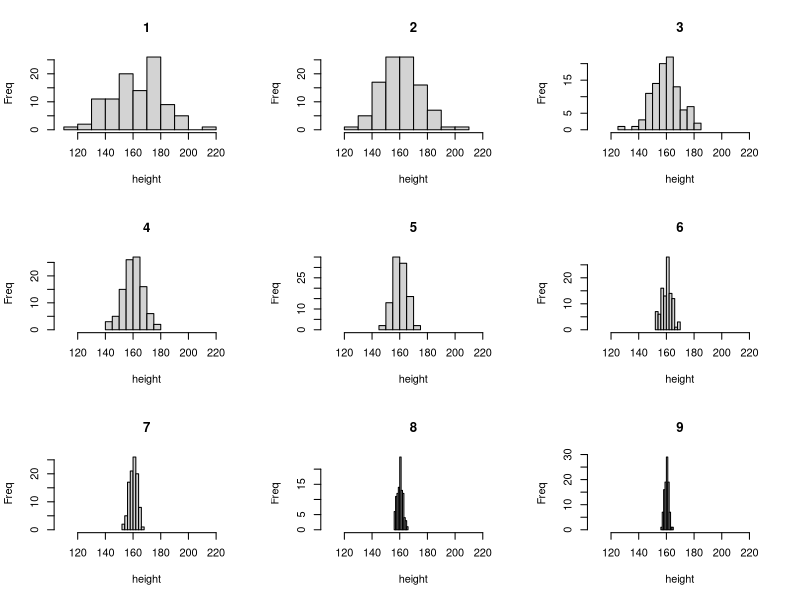
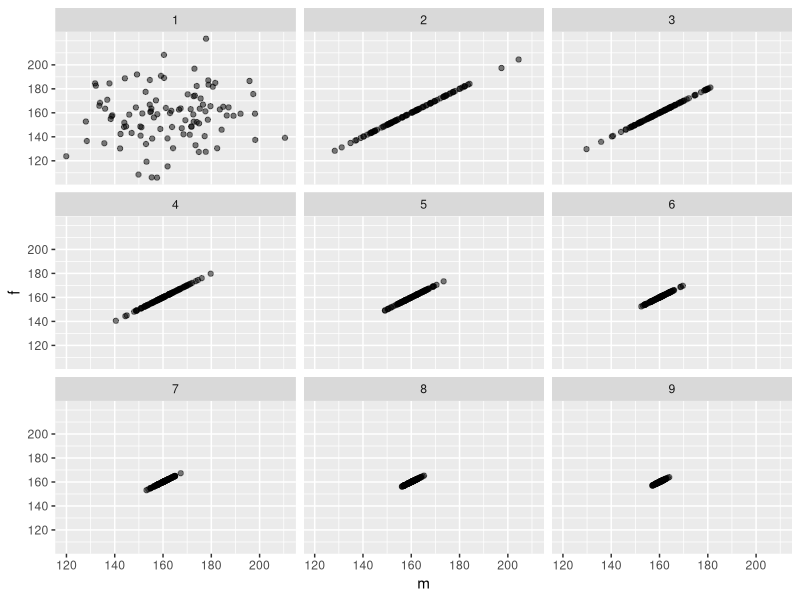
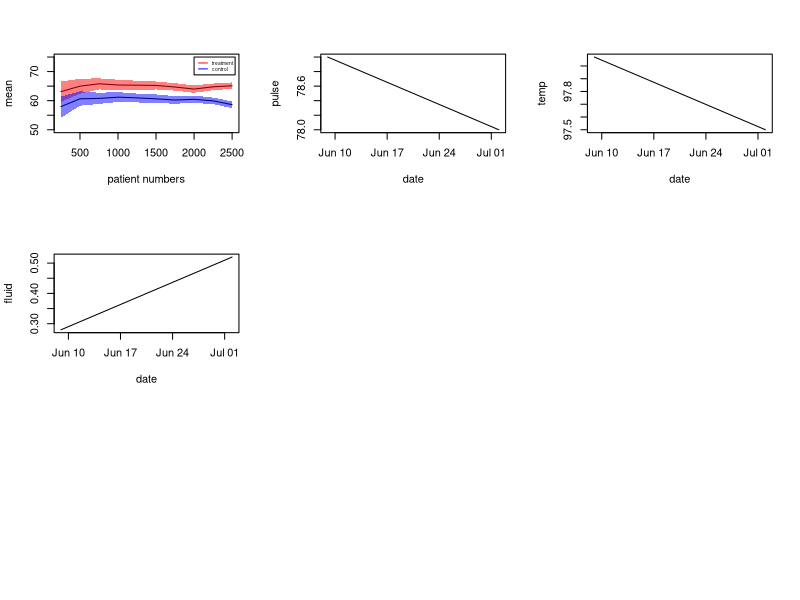

Generate these figures, in order, with R:
## ---- chunk 1
pop <- data.frame(m = rnorm(100, 160, 20), f = rnorm(100, 160, 20))
## ---- chunk 2
next_gen <- function(pop) {
    pop$m <- sample(pop$m)
    pop$m <- rowMeans(pop)
    pop$f <- pop$m
    pop
}
## ---- chunk 3
gen_all  <- list()
gen_all[[1]] <- pop
for(i in 2:9){
    gen_all[[i]] = next_gen(gen_all[[i-1]])
}
min <- 0.9*min(gen_all[[1]]$m) # set xlimit
max <- 1.1*max(gen_all[[1]]$m) # set xlimit
par(mfrow = c(3,3))
hist(gen_all[[1]]$m, main="1", xlim = c(min, max), xlab = "height", ylab = "Freq")
for(i in 2:9){
    hist(gen_all[[i]]$m, main=i, xlim = c(min, max), xlab = "height", ylab = "Freq")
}
## ---- chunk 4
library(ggplot2)
library(grid)
library(gridExtra)
for(i in 1:9){
    gen_all[[i]]$gen <- i
}
gen_tot <- gen_all[[1]]
for(j in 2:9){
    gen_tot <- rbind(gen_tot,gen_all[[j]])
}
ggplot(gen_tot, aes(m, f)) + geom_point(alpha=0.5) + scale_x_continuous(breaks=seq(100,220,20)) + scale_y_continuous(breaks=seq(120,200,20)) + facet_wrap(~gen, nrow=3, ncol=3)
## ---- chunk 5
### My code starts here
mean_t <- rep(0, 10) # t for treatment, ub for up bound, lb for lower
mean_t_ub <- rep(0, 10)
mean_t_lb <- rep(0, 10)
mean_c <- rep(0, 10) # c for control
mean_c_ub <- rep(0, 10)
mean_c_lb <- rep(0, 10)
for(i in seq(250,2500,250)){
    sample <- rnorm(i, mean = 60, sd = 20)
    label <- rbinom(i, 1, 0.5)
    t <- sample[label==1] # treatment
    c <- sample[label==0] # control
    t = t + 5
    t_bs <- replicate(1000, mean(sample(t,size=length(t),replace=T)))
    c_bs <- replicate(1000, mean(sample(c,size=length(c),replace=T)))
    mean_t[i/250] = mean(t)
    mean_t_ub[i/250] = quantile(t_bs, 0.975)
    mean_t_lb[i/250] = quantile(t_bs, 0.025)
    mean_c[i/250] = mean(c)
    mean_c_ub[i/250] = quantile(c_bs, 0.975)
    mean_c_lb[i/250] = quantile(c_bs, 0.025)
}
### plot
makeTransparent = function(..., alpha=0.5) {
  if(alpha<0 | alpha>1) stop("alpha must be between 0 and 1")
  alpha = floor(255*alpha)  
  newColor = col2rgb(col=unlist(list(...)), alpha=FALSE)
  .makeTransparent = function(col, alpha) {
    rgb(red=col[1], green=col[2], blue=col[3], alpha=alpha, maxColorValue=255)
  }
  newColor = apply(newColor, 2, .makeTransparent, alpha=alpha)
  return(newColor)
}

plot(x=seq(250,2500,250),y=mean_t,type="l",xlab="patient numbers",ylab="mean",
     xlim=c(250,2500),ylim=c(50,75))
polygon(x=c(seq(250,2500,250),seq(2500,250,-250)),y=c(mean_t_lb,rev(mean_t_ub)), border=NA, col=makeTransparent('red',alpha=0.5))

lines(x=seq(250,2500,250),y=mean_c)
polygon(x=c(seq(250,2500,250),seq(2500,250,-250)),y=c(mean_c_lb,rev(mean_c_ub)), border=NA, col=makeTransparent('blue',alpha=0.5))

legend(2000,75,c("treatment","control"),lty=c(1,1,1),lwd=c(1,1,1),col=c("red","blue"), cex=0.45)
## ---- chunk 6
makePatient <- function() {
  vowel <- grep("[aeiou]", letters)
  cons <- grep("[^aeiou]", letters)
  name <- paste(sample(LETTERS[cons], 1), sample(letters[vowel], 1), sample(letters[cons], 1), sep='')
  gender <- factor(sample(0:1, 1), levels=0:1, labels=c('female','male'))
  dob <- as.Date(sample(7500, 1), origin="1970-01-01")
  n <- sample(6, 1)
  doa <- as.Date(sample(1500, n), origin="2010-01-01")
  pulse <- round(rnorm(n, 80, 10))
  temp <- round(rnorm(n, 98.4, 0.3), 2)
  fluid <- round(runif(n), 2)
  list(name=name, gender=gender, date_of_birth=dob, date_of_admission=doa, pulse=pulse,
       temperature=temp, fluid_intake=fluid)
}
## ---- chunk 7
set.seed(8)
Q1 <- makePatient()
class(Q1) <- "medicalRecord"
## ---- chunk 8
mean.medicalRecord <- function(p){
    list(pulse_ave=mean(p$pulse), temp_ave=mean(p$temperature),fluids_ave=mean(p$fluid_intake))
}

mean(Q1)

print.medicalRecord <- function(p){
    doa <- p$date_of_admission
    pulse <- p$pulse
    temp <- p$temperature
    fluid <- p$fluid_intake
    res <- data.frame(pulse,temp,fluid,row.names=doa)
}

print(Q1)

plot.medicalRecord <- function(p){
    res <- data.frame(doa=p$date_of_admission, pulse=p$pulse,
                      temp=p$temperature, fluid=p$fluid_intake)
    res <- res[order(res$doa),]
    plot(x=res$doa,y=res$pulse,type="l",xlab="date",ylab="pulse")
    plot(x=res$doa,y=res$temp,type="l",xlab="date",ylab="temp")
    plot(x=res$doa,y=res$fluid,type="l",xlab="date",ylab="fluid")  
}

plot(Q1)

## ---- chunk 9
set.seed(8)
Q3 <- lapply(seq(10), function(p){makePatient()})
class(Q3) <- "cohort"

mean.cohort <- function(p){
    for(pp in p){
        class(pp) = "medicalRecord"
        print(mean(pp))
    }   
}

mean(Q3)

print.cohort <- function(p){
    for(pp in p){
        class(pp) = "medicalRecord"
        print(print(pp))
    }   
}

print(Q3)
## ---- chunk 10
## Question 3: add res to the last line of your print function, otherwise print(Q1) doesn't give any  results
print.medicalRecord <- function(p){
    doa <- p$date_of_admission
    pulse <- p$pulse
    temp <- p$temperature
    fluid <- p$fluid_intake
    res <- data.frame(pulse,temp,fluid,row.names=doa)
    res
}

print(Q1)

## Question 3: Consider adding the patient name at the top of their records when calling print()

